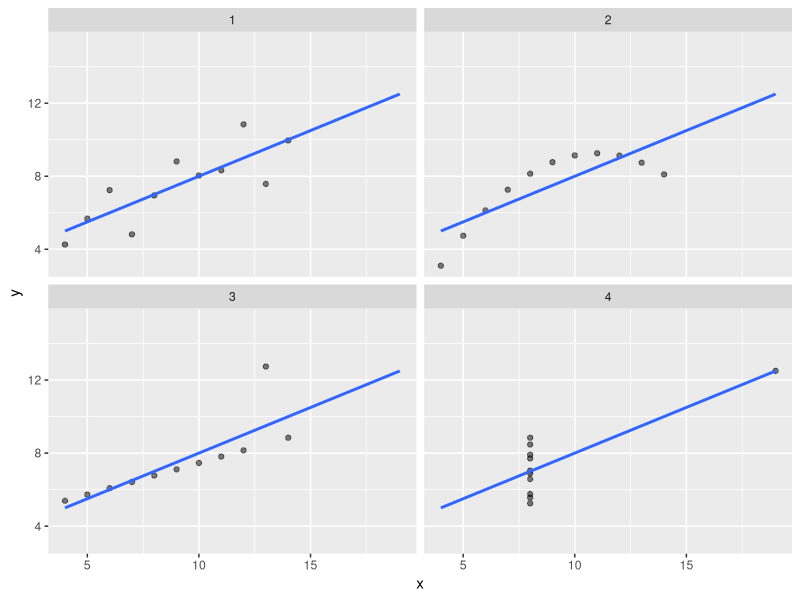

Write the R code that produced this figure.
# Correlation is not always a useful summary
# Correlation is not always a good summary of the 
# relationship between two variables. The following
# four artificial datasets, referred to as Anscombe’s
# quartet, famously illustrate this point. All 
# these pairs have a correlation of 0.82:

library(dslabs)
library(tidyverse)
anscombe %>%
  mutate(row = seq_len(n())) %>%
  gather(name, value, -row) %>%
  separate(name, c("axis", "group"), sep=1) %>%
  spread(axis, value) %>% select(-row) %>%
  ggplot(aes(x, y)) +
  facet_wrap(~group) +
  geom_point(alpha = 0.5) +
  geom_smooth(method ="lm", fill = NA, fullrange = TRUE)

# Correlation is only meaningful in a particular context. 
# To help us understand when it is that correlation is 
# meaningful as a summary statistic, we will return to 
# the example of predicting a son’s height using his father’s 
# height. This will help motivate and define linear regression.
# We start by demonstrating how correlation can be useful for 
# prediction.
